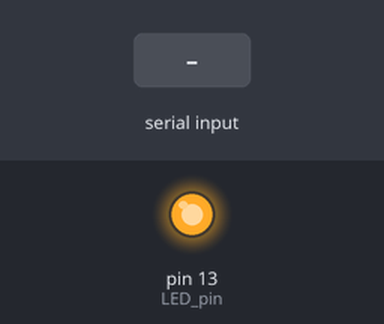
Simulated run of this sketch. Board: Arduino Uno, built with avr-gcc and run on an emulated ATmega328P. Shown: output pins drawn as LEDs (lit = HIGH). The inputs (shaded band) are chosen by the test bench. What the sketch prints to the serial monitor is not drawn.

Above: at 1.2 s.
1.3 s: "0\n" received over Serial
At 2.2 s:
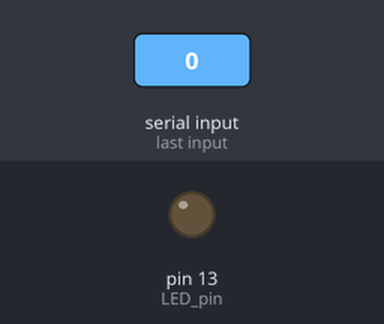
2.8 s: "1\n" received over Serial
At 3.4 s:
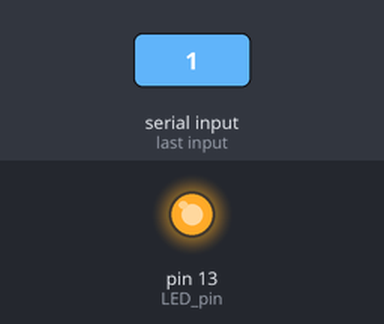
Timing chart, 0 to 5.8 s (numbered marks = the images above; inputs shaded):
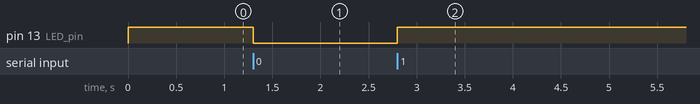

The sketch:

ard_sketch_LED.ino
```cpp
int LED_pin=13;
char receivedOptionChar;
boolean newData = false;

void setup() {
  // put your setup code here, to run once:
  Serial.begin(9600);
  Serial.println("Starting up!");
  pinMode(LED_pin,OUTPUT);
  digitalWrite(LED_pin,HIGH);
}

int recvChar() {
 if (Serial.available() > 0) {
  receivedOptionChar = Serial.read();
  if(receivedOptionChar != '\n')
    newData = true;
    return 1;
  }
  return 0;
}
void cleanup(){
  receivedOptionChar = char("");
  newData = false;
}
void loop() {
  if(recvChar()==1){
    if(receivedOptionChar == '1'){
      digitalWrite(LED_pin,HIGH);
    }
    else if(receivedOptionChar == '0'){
      digitalWrite(LED_pin,LOW);
    }
  };
  cleanup();
}
```

Measured:
- after the input at 1.3 s, pin 13 (LED_pin): HIGH → LOW at once
- after the input at 2.8 s, pin 13 (LED_pin): LOW → HIGH at once
